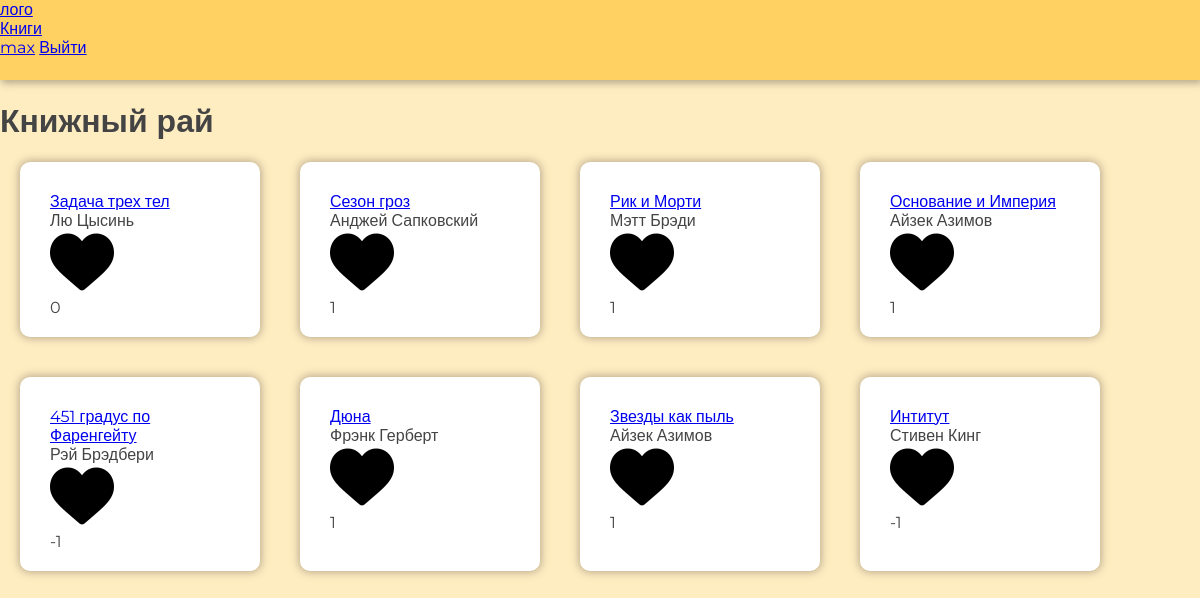
Screenshot of / (signed in) with the database file from the repository.
### app/models.py (models this page shows, shortened)
class User(UserMixin, db.Model):
	id = db.Column(db.Integer, primary_key=True)
	email = db.Column(db.String(120), index=True, unique=True)
	username = db.Column(db.String(120), index=True, unique=True)
	password_hash = db.Column(db.String(128))
	_isadmin = db.Column(db.Integer)
	books = db.relationship('Book', backref='user', lazy='dynamic')
	comments = db.relationship('Comment', backref='user', lazy='dynamic')
	def is_admin(self):
		return self._isadmin

class Book(db.Model):
	id = db.Column(db.Integer, primary_key=True)
	title = db.Column(db.String(512), index=True)
	author = db.Column(db.String(512), index=True)
	category = db.Column(db.String, index=True)
	description = db.Column(db.String)
	src = db.Column(db.String(512))
	date = db.Column(db.String)
	views = db.Column(db.Integer)
	comments = db.relationship('Comment', backref='book', lazy='dynamic')
	user_id = db.Column(db.Integer, db.ForeignKey('user.id'))
	username = db.Column(db.String, index=True)
	comments_counter = db.Column(db.Integer)
	votes = db.Column(db.Integer)
	liked = db.relationship('BookVote', backref='book', lazy='dynamic')

### app/route.py (the view, shortened to what this page needs)
@app.route('/')
@login_required
def index():
	session.setdefault('urls', [])
	books = Book.query.all()[:10]
	return render_template('index.html', books=books)

### app/models.py (called while the page is built)
@login.user_loader
def load_user(id):
	return User.query.get(int(id))

### app/templates/index.html (shortened to what this page needs)
{% extends "base.html" %}
{% block main%}
	<h1 class="main-title">Книжный рай</h1>
	<div class="main-box">
		<div class="book-box">
			{% for book in books %}
				<div  class="book book__link">
					<a href="{{ url_for('book', book_id=book.id) }}" class="book-title">{{book.title}}</a>
					<div class="book-author">{{book.author}}</div>
					<div class="book-rating">
						<div href="{{ url_for('like_book', book_id=book.id) }}" data-id={{book.id}} class="add_book">
							<img src="{{ url_for('static', filename='img/black.png') }}" alt="" class="like">
						</div>
						<span class="rating">{{book.votes}}</span>
					</div>
				</div>
			{% endfor %}
		</div>
	</div>
{% endblock %}

### app/templates/base.html (shortened to what this page needs)
<!DOCTYPE html>
<html lang="ru">
	<head>
		<link href="{{ url_for('static', filename='css/app.css') }}" rel="stylesheet">
	</head>
	<body>
		<div class="header-wrapper">
			<header class="header">
				<a href="{{ url_for('index') }}" class="logo">
					лого
				</a>
				<nav class="header-nav">
					<a class='header-link' href="{{ url_for('index') }}">Книги</a>
				</nav>
				<div class="header-user">
					{% if current_user.is_authenticated %}
					<a class='header-link' href="{{ url_for('user', user_id=current_user.id) }}">{{current_user.username}}</a>
					<a class='header-link' href="{{ url_for('logout') }}">Выйти</a>
					{% else %}
					<a class='header-link' href="{{ url_for('login') }}">Вход</a>
					<a class='header-link' href="{{ url_for('reg') }}">Регистрация</a>
					{% endif %}
				</div>
			</header>
		</div>
		<main class="main">
			{% block main %}{% endblock%}
		</main>
	</body>
</html>

### app/static/css/app.css (style rules this page uses)
body { margin: 0; font-family: monospace; height: 100%; color: #444; background-color:#FFEDC2; font-family: 'Montserrat', sans-serif; }
.header-wrapper { height: 80px; box-shadow: 2px 2px 8px 1px rgba(0,0,0,0.3); background-color: #FFD162 ; }
.book-box { display: flex; flex-wrap: wrap; }
.book { max-width: 240px; width: calc(100% / 4 - 40px); padding: 30px 30px 20px; -webkit-box-sizing: border-box; -moz-box-sizing: border-box; box-sizing: border-box; border-radius: 10px; box-shadow: 0 0 10px 1px rgba(0,0,0,0.3); background-color: #fff; margin-bottom: 40px; margin-left: 20px; margin-right: 20px; text-decoration: none; color: #444; transition: 0.3s; }

### rows the page displays
User: username "max"
Book: title "Задача трех тел", author "Лю Цысинь", votes "0"
Book: title "Сезон гроз", author "Анджей Сапковский", votes "1"
Book: title "Рик и Морти", author "Мэтт Брэди", votes "1"
Book: title "Основание и Империя", author "Айзек Азимов", votes "1"
Book: title "451 градус по Фаренгейту", author "Рэй Брэдбери", votes "-1"
Book: title "Дюна", author "Фрэнк Герберт", votes "1"
Book: title "Звезды как пыль", author "Айзек Азимов", votes "1"
Book: title "Интитут", author "Стивен Кинг", votes "-1"
